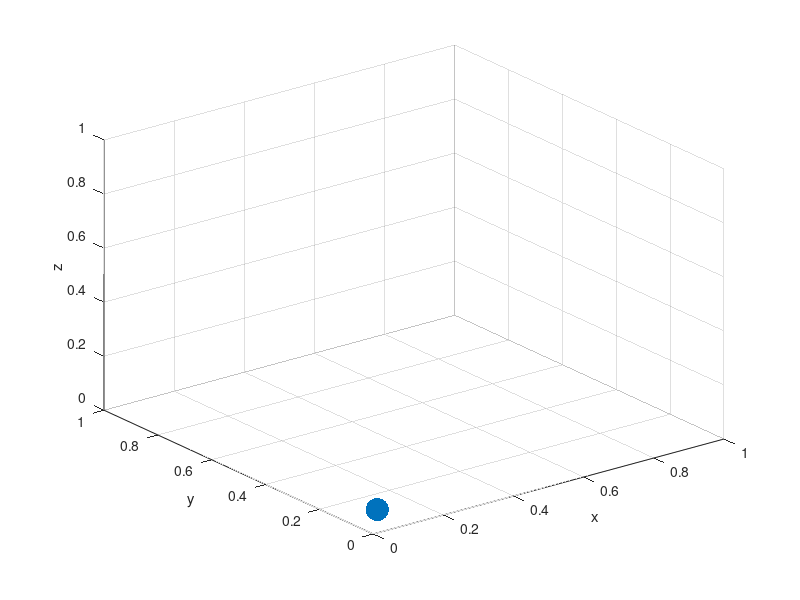

MATLAB code to generate this figure: (Note: this script raises an error after producing the figure.)
que_ball.m = 0.1;  % 100 g
que_ball.q = 1e-3;  % 1 mC

x = linspace(0,1,10); y = linspace(0,1,10); z = linspace(0,1,10);
[X,Y,Z] = meshgrid(x,y,z);

que_ball.pos = [0; 0; 0];
que_ball.v = [0.5; 0.5; 0.5];
test_pos1 = [0.7;0.5;0.4];
test_pos2 = [0.4;0.5;0.7];
test_pos = [reshape(X,[1, numel(X)]); reshape(Y, [1, numel(Y)]); reshape(Z, [1, numel(Z)])];
% test_pos is a matrix where each column is a position
test_charge = 1e-3;

dt = 0.1;

for t=0:dt:2
    que_ball.pos = que_ball.pos + que_ball.v*dt;
    plot3(que_ball.pos(1), que_ball.pos(2), que_ball.pos(3), '.', 'markersize', 50), axis([0 1 0 1 0 1]), grid on, hold on, xlabel('x'), ylabel('y'), zlabel('z')
    E_field = E(test_pos, que_ball);
    B_field = B(test_pos, que_ball);
%     F_E = E_field*test_charge;
%     F_B = B_field*test_charge;
%     E_field = E_field*2e-5;  % Scaling for plotting purposes
    B_field = B_field*5e12;  % Scaling for plotting purposes
%     quiver3(test_pos(1,:),test_pos(2,:),test_pos(3,:), E_field(1,:),E_field(2,:),E_field(3,:), 'off'), hold off
    quiver3(test_pos(1,:),test_pos(2,:),test_pos(3,:), B_field(1,:),B_field(2,:),B_field(3,:), 'off'), hold off
    pause(0.01)
end



